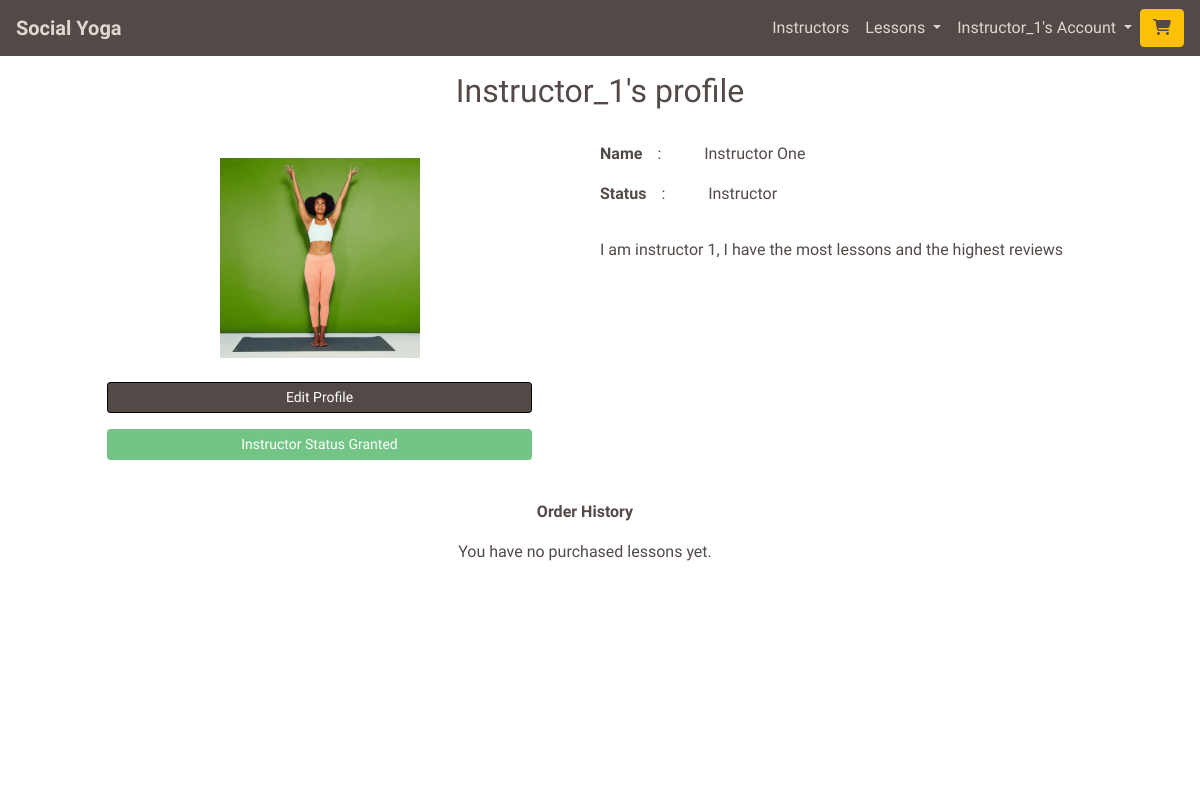
/profiles/ (signed in), run on an earlier commit of the app's database.
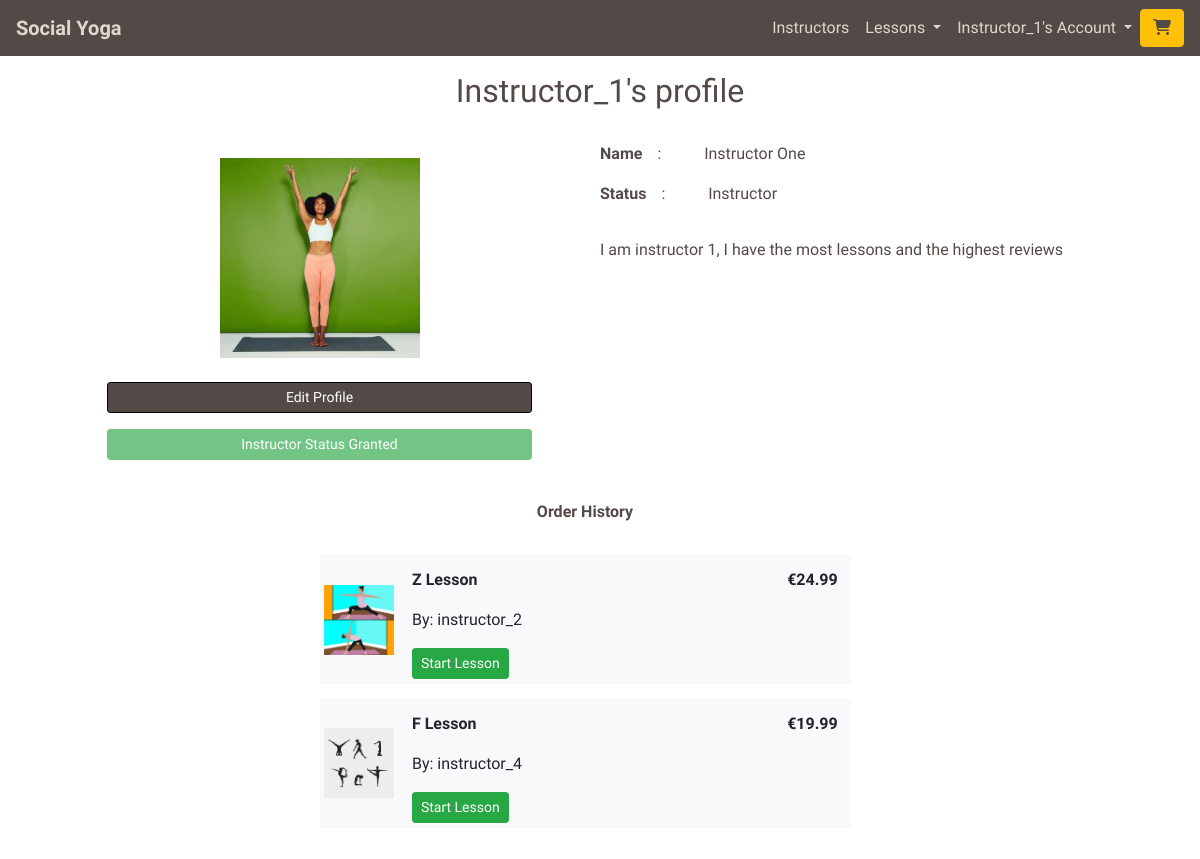
And on a later commit of the database.
### profiles/models.py (models this page shows, shortened)
class UserProfile(models.Model):
    user = models.OneToOneField(User, on_delete=models.CASCADE)
    first_name = models.CharField(max_length=50, null=False, blank=False)
    last_name = models.CharField(max_length=50, null=False, blank=False)
    is_instructor = models.BooleanField(default=False)
    requested_instructor_status = models.BooleanField(default=False)
    card_description = models.TextField(max_length=256, blank=True, default='')
    profile_description = models.TextField(max_length=650,
                                           blank=True,
                                           default='')
    image = ResizedImageField(size=[600, 600],
                              quality=75,
                              crop=['middle', 'center'],
                              force_format='JPEG',
                              null=True,
                              blank=True,
                              upload_to='profile_images/')
    rating = models.DecimalField(max_digits=5,
                                 decimal_places=0,
                                 null=True,
                                 blank=True)
    lesson_count = models.IntegerField(default=0, editable=False)
    def __str__(self):
        return self.user.username
    def test_profile_is_complete(self):
        if (self.first_name and self.last_name and self.image):
            return True
        else:
            return False

### checkout/models.py (models this page shows, shortened)
class OrderLineItem(models.Model):
    order = models.ForeignKey(Order,
                              null=False,
                              blank=False,
                              on_delete=models.CASCADE,
                              related_name='lineitems')
    lesson = models.ForeignKey(Lesson,
                               null=False,
                               blank=False,
                               on_delete=models.CASCADE)
    profile = models.ForeignKey(UserProfile,
                                null=False,
                                blank=False,
                                on_delete=models.CASCADE)
    sales_percentage = models.PositiveSmallIntegerField(
        default=settings.SITE_SALES_PERCENTAGE,
        editable=False, blank=False)
    lineitem_total = models.DecimalField(max_digits=6,
                                         decimal_places=2,
                                         null=False,
                                         blank=False,
                                         editable=False)

### lessons/models.py (models this page shows, shortened)
class Lesson(models.Model):
    lesson_id = models.CharField(max_length=32,
                                 null=False,
                                 editable=False)
    instructor_profile = models.ForeignKey(UserProfile,
                                           on_delete=models.SET_NULL,
                                           null=True,
                                           blank=True,
                                           related_name='lessons')
    lesson_name = models.CharField(max_length=32,
                                   null=False,
                                   editable=True)
    card_description = models.TextField(max_length=254)
    description = models.TextField(max_length=2048)
    image = ResizedImageField(size=[600, 600],
                              quality=75,
                              crop=['middle', 'center'],
                              force_format='JPEG',
                              upload_to='lesson_images/')
    rating = models.DecimalField(max_digits=5,
                                 decimal_places=0,
                                 null=True, blank=True)
    video_url = models.URLField(max_length=1024,
                                blank=False,
                                null=False)
    time = models.IntegerField(blank=False, null=False)
    is_free = models.BooleanField(default=True)
    price = models.DecimalField(max_digits=6,
                                decimal_places=2,
                                blank=False,
                                null=False,
                                default=0.00)

### profiles/views.py (the view)
# urls.py: path('', views.profile, name='profile'),
@login_required
def profile(request):
    profile = get_object_or_404(UserProfile, user=request.user)
    profile_complete = profile.test_profile_is_complete()
    Users_OrderdLineItems = OrderLineItem.objects.filter(profile=profile)
    template = 'profiles/profile.html'
    context = {
        'profile': profile,
        'profile_complete': profile_complete,
        'Users_OrderdLineItems': Users_OrderdLineItems,
    }
    return render(request, template, context)

### home/contexts.py (called while the page is built)
def purchased_lessons(request):
    profile = get_profile_or_none(request)
    purchased = None
    purchased_lesson_ids = []
    if profile:
        purchased = OrderLineItem.objects.filter(profile=profile)
        if purchased:
            for item in purchased:
                purchased_lesson_ids.append(item.lesson.lesson_id)
    context = {
        'purchased_lessons': purchased,
        'purchased_lesson_ids': purchased_lesson_ids,
    }
    return context

### yoga/utils.py (called while the page is built)
def get_profile_or_none(request):
    try:
        return UserProfile.objects.get(user=request.user)
    except Exception:
        return None

### profiles/templates/profiles/profile.html (shortened to what this page needs)
{% extends "base.html" %}
{% load static %}
{% block page_header %}
<div class="container header-container">
    <div class="row">
        <div class="col">
            <h1 class="text-center title-text my-3">{{ profile|title }}'s profile</h1>
        </div>
    </div>
</div>
{% endblock %}
{% block content %}
<div class="overlay"></div>
<main class="container-fluid page-contents">
    <div class="row mx-1 mx-lg-4 mt-1 mt-lg-3">
        <div class="col-12 col-md-6">
            <div class="container-fluid p-0 p-md-3">
                <div class="d-flex justify-content-center">
                    {% if profile.image %}
                        <img src="{{ profile.image.url }}" class="img-fluid profile-image" alt="{{ profile }}'s profile image'">
                    {% else %}
                        <img src="{{ MEDIA_URL }}profile_images/no_profile_image.jpg" class="img-fluid profile-image" alt="{{ profile }}'s profile image'">
                    {% endif %}
                </div>
                <div class="profile-buttons mt-4">
                    <p class="text-center">
                        <a href="{% url 'edit_profile' %}" class="index-main-button btn btn-sm btn-md-lg btn-custom-darken rounded-20">
                            Edit Profile
                        </a>
                    </p>
                    {% if profile.is_instructor and profile.requested_instructor_status %}
                    <p class="text-center">
                        <a href="" class="index-main-button btn btn-sm btn-md-lg btn-success disabled rounded-20">
                            Instructor Status Granted
                        </a>
                    </p>
                    {% endif %}
                </div>
            </div>
        </div>
        <div class="col-12 col-md-6">
            <div class="row">
                <div class="col-12">
                    <div class="row">
                        <div class="col-auto px-0">
                            <p><strong>Name </strong></p>
                        </div>
                        <div class="col col-1">
                            <p>:</p>
                        </div>
                        <div class="col">
                            <p>{{ profile.first_name }} {{ profile.last_name}}</p>
                        </div>
                    </div>
                    <div class="row">
                        <div class="col-auto px-0">
                            <p><strong>Status</strong></p>
                        </div>
                        <div class="col-1 ">
                            <p>:</p>
                        </div>
                        <div class="col">
                            {% if profile.is_instructor and profile.requested_instructor_status %}
                                <p>Instructor</p>
                                {% endif %}
                        </div>
                    </div>
                </div>
                <div class="row">
                    <div class="col">
                        <p class="text-left alt-font">{{ profile.profile_description|linebreaks }}</p>
                    </div>
                </div>
            </div>
        </div>
        <div class="row w-100">
            <div class="col-12 col-lg-6 mt-2 mx-auto">
                <p class="text-center"><strong>Order History</strong></p>
                {% if Users_OrderdLineItems %}
                <div class="table-responsive">
                    <table class="table table-sm table-borderless basket-item-table">
                        {% for item in Users_OrderdLineItems %}
                            <tr class="bg-light my-5" id="row_for_{{ item.lesson.lesson_id }}">
                                <td class="w-image align-middle">
                                    <img src="{{ item.lesson.image.url }}" class="img-fluid" alt="{{ item.lesson.lesson_name }}'s image'">
                                </td>
                                <td class="w-name">
                                    <div class="mx-2 mt-2">
                                        <p><strong>{{ item.lesson.lesson_name }}</strong></p>
                                        <p>By: {{item.lesson.instructor_profile }}</p>
                                        <a class="btn btn-sm btn-success" href="{% url 'studio' item.lesson.lesson_id %}" id="start_lesson_button_id_{{ lesson.lesson_id }}" role="button">Start Lesson</a>
                                    </div>
                                </td>
                                <td class="w-price">
                                    <p class="text-right mx-2 mt-2"><strong>€{{ item.lineitem_total }}</strong></p>
                                </td>
                            </tr>
                    {% endfor %}
                    </table>
                </div>
                {% else %}
                    <p class="text-center" >You have no purchased lessons yet.</p>
                {% endif %}
            </div>
        </div>
    </div>
</main>
{% endblock %}

### templates/base.html (shortened to what this page needs)
{% load static %}
<!doctype html>
<html lang="en">
  <head>
    {% block corecss %}
      <link rel="stylesheet" href="https://cdn.jsdelivr.net/npm/bootstrap@4.5.3/dist/css/bootstrap.min.css">
      <link rel="stylesheet" href="{% static 'css/base.css' %}" >
    {% endblock %}
</head>
<body>
    <header class="container-fluid fixed-top-desktop-only p-0">
        <nav class="navbar navbar-expand-lg navbar-custom">
            <a class="navbar-brand" href="{% url 'home' %}"><strong>Social Yoga</strong></a>
            {% if user.is_authenticated %}
            <div class="order-0 order-lg-1 ml-auto">
                <a class="btn btn-warning" href="{% url 'view_basket' %}" id="navbar-basket" role="button">
                    <span class="icon">
                        <i class="fas {% if product_count > 0 %}fa-cart-plus{% else %}fa-shopping-cart{% endif %} colour-primary" id="nav-cart-icon"></i>
                    </span>
                </a>
            </div>
            {% endif %}
            <div class="collapse navbar-collapse" id="navbarNav">
                <ul class="navbar-nav ml-auto mb-2 mb-lg-0">
                    <li class="nav-item">
                        <a class="nav-link active" aria-current="page" href="{% url 'instructors' %}">Instructors</a>
                    </li>
                    {% if user.is_authenticated %}
                    <li class="nav-item">
                        <div class="nav-link dropdown">
                            <a class="dropdown-toggle nav-link-format" href="#" role="button" id="lessonsDropdownMenuLink" data-toggle="dropdown" aria-haspopup="true" aria-expanded="false">
                                Lessons
                            </a>
                        </div>
                    </li>
                    {% endif %}
                    <li class="nav-item">
                        <div class="nav-link dropdown">
                            <a class="dropdown-toggle nav-link-format" href="#" role="button" id="accountDropdownMenuLink" data-toggle="dropdown" aria-haspopup="true" aria-expanded="false">
                                {% if user.is_authenticated %}{{ user|title }}'s{% else %}My{% endif %} Account
                            </a>
                        </div>
                    </li>
                </ul>
            </div>
        </nav>
    </header>
        {% block page_header %}
        {% endblock %}
        {% block content %}
        {% endblock %}
</body>
</html>

### static/css/base.css (style rules this page uses)
html { height: 100%; }
body { background: url('/static/images/backgrounds/background-image.jpg') no-repeat center center fixed; background-size: cover; background-position: 75% 40px; height: calc(100vh - 63px); color: #534a47; font-family: 'Quicksand'; font-size: 16px; }
.title-text { font-size: 1.5rem; }
.overlay { height: 100%; width: 100%; top: 0; left: 0; position: fixed; background: white; z-index: -1; }
.header-container { margin-top: 0px; }
.alt-font { font-family: 'Lato'; }
.btn-custom-darken { background: #534a47; color: #fff !important; border: 1px solid black; }
.navbar-custom { background-color: #534a47; }
.navbar-custom a { color: #e0d8d0; }
.colour-primary { color: #534a47 !important; }
.nav-link-format { text-decoration: none; }
.profile-buttons a { width: 100%; max-width: 425px; text-align: center; }
.profile-image { max-width: 120px; border-radius: 50%; }
.basket-item-table { border-collapse: separate; border-spacing: 0 15px; }
.w-image { width: 15%; }
.w-name { width: 65%; }
.w-price { width: 20%; }
@media (min-width: 768px) { .title-text, .index-main-text { font-size: 2rem; } }
@media (min-width: 768px) { .profile-image { width: 100%; max-width: 200px; border-radius: 0%; overflow: hidden; } }
@media (min-width: 1200px) { body { background-position: 0 35px; } }
@media (min-width: 1200px) { .header-container { margin-top: 56px; } }
@media (min-width: 1200px) { .fixed-top-desktop-only { position: fixed; top: 0; right: 0; left: 0; z-index: 1049; } }

What changed in the data, as far as the page shows it:
added OrderLineItem: lesson.image (picture), lesson.lesson_name "Z Lesson", lesson.instructor_profile "instructor_2", lineitem_total "24.99"
added OrderLineItem: lesson.image (picture), lesson.lesson_name "F Lesson", lesson.instructor_profile "instructor_4", lineitem_total "19.99"
Also different on the page:
text no longer shown: "You have no purchased lessons yet."
